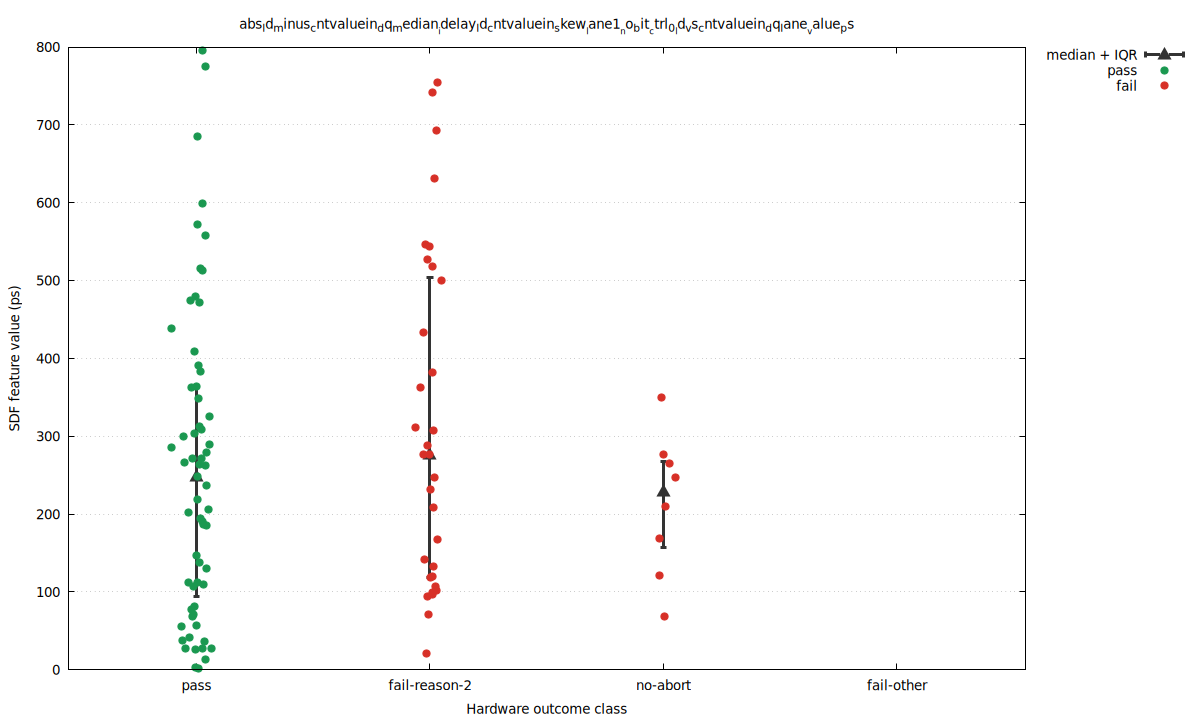

This figure's gnuplot source:
set terminal pngcairo size 1200,720 enhanced font 'DejaVu Sans,10'
set output 'baseline_seed_1_30_skew_abs_ld_minus_cntvaluein_dq_median_idelay_ld_cntvaluein_skew_lane1_no_bit_ctrl_0_ld_vs_.png'
set datafile separator comma
set key outside right top
set grid ytics
set xrange [0.45:4.55]
set xtics ('pass' 1, 'fail-reason-2' 2, 'no-abort' 3, 'fail-other' 4)
set xlabel 'Hardware outcome class'
set ylabel 'SDF feature value (ps)'
set title 'abs_ld_minus_cntvaluein_dq_median__idelay_ld_cntvaluein_skew__lane1__no_bit__ctrl_0__ld_vs_cntvaluein_dq_lane__value_ps'
plot \
  'baseline_seed_1_30_skew_abs_ld_minus_cntvaluein_dq_median_idelay_ld_cntvaluein_skew_lane1_no_bit_ctrl_0_ld_vs_.summary.dat' using 1:4:3:5 with yerrorbars pt 9 ps 1.5 lw 3 lc rgb '#333333' title 'median + IQR', \
  'baseline_seed_1_30_skew_abs_ld_minus_cntvaluein_dq_median_idelay_ld_cntvaluein_skew_lane1_no_bit_ctrl_0_ld_vs_.dat' using 1:4 with points pt 7 ps 1.2 lc rgb '#1a9850' title 'pass', \
  'baseline_seed_1_30_skew_abs_ld_minus_cntvaluein_dq_median_idelay_ld_cntvaluein_skew_lane1_no_bit_ctrl_0_ld_vs_.dat' using 1:5 with points pt 7 ps 1.2 lc rgb '#d73027' title 'fail'
